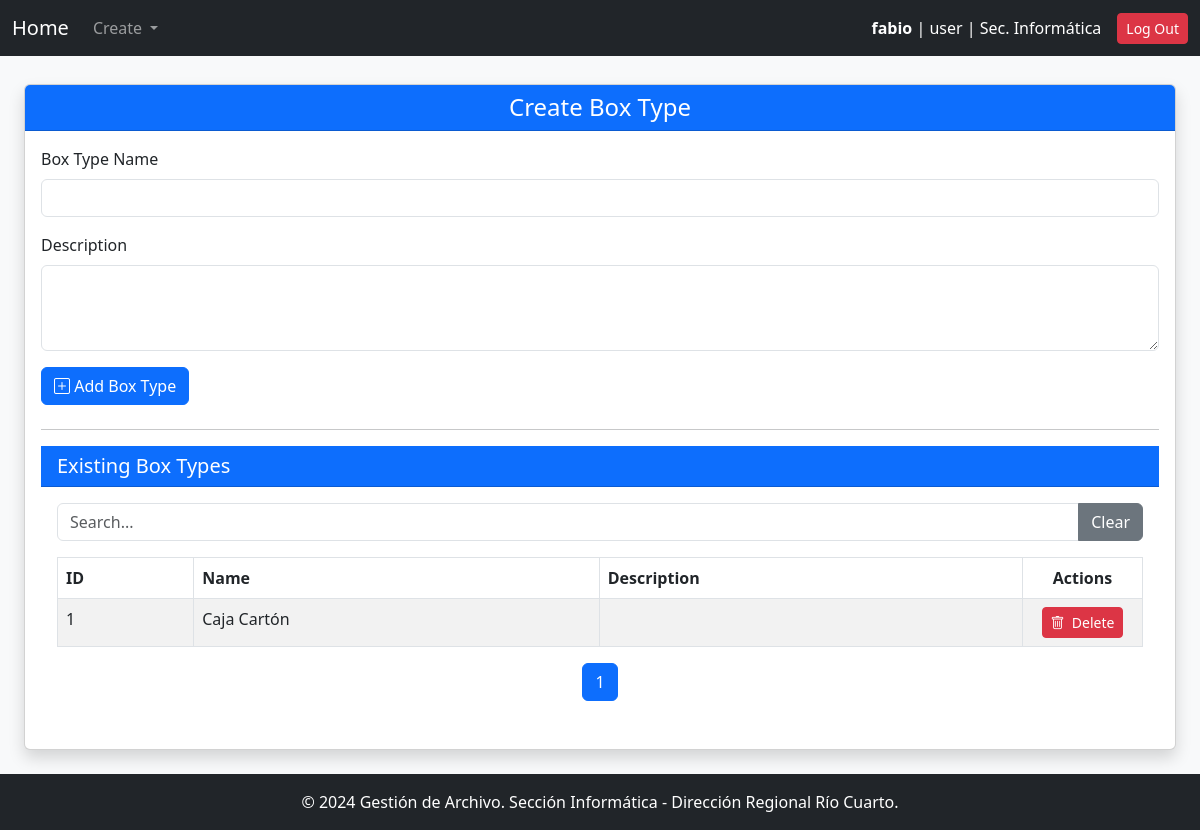
Page /create/box-type/ (signed in) on the earlier database version.
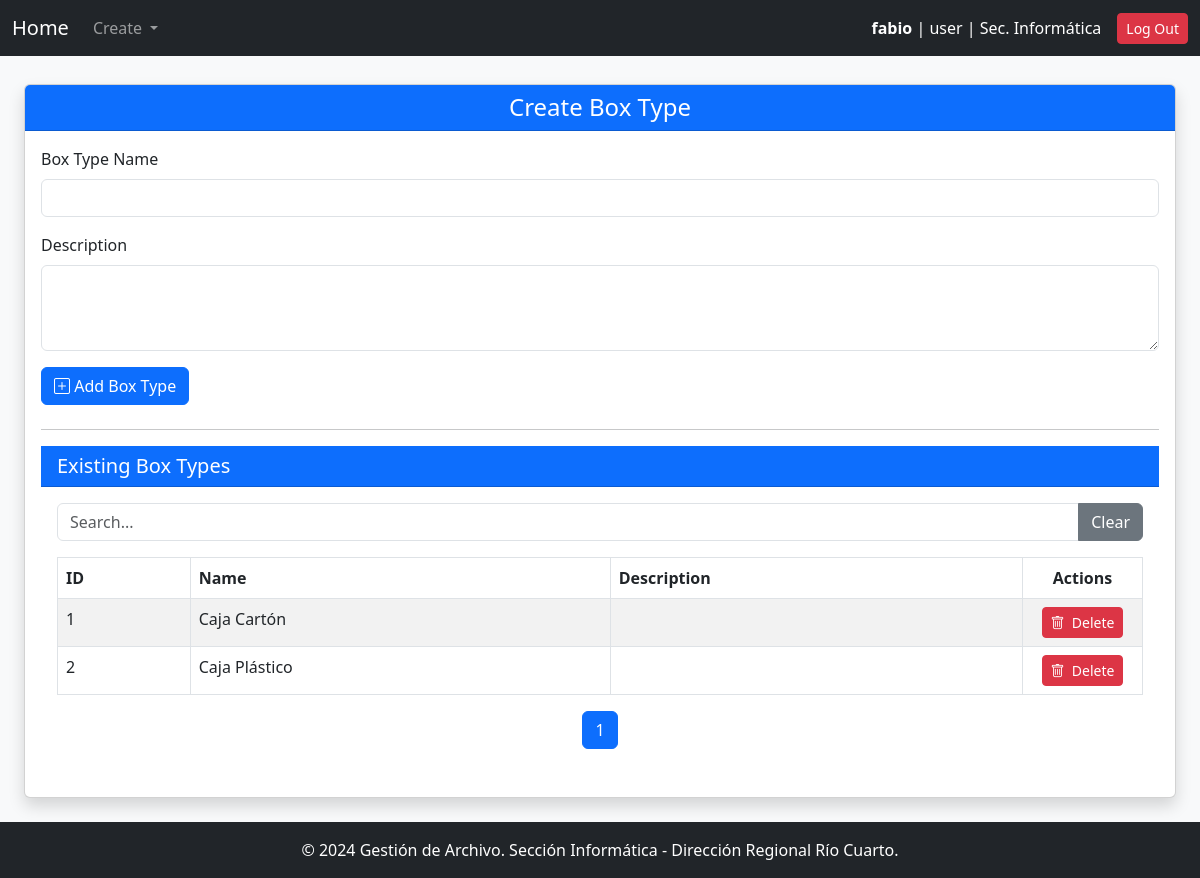
Same page on the later database version.
### gestion_archivo_app/models.py (models this page shows, shortened)
class BoxType(models.Model):
    name = models.CharField(max_length=100, unique=True, verbose_name="Box Type")
    description = models.TextField(blank=True, null=True, verbose_name="Description")

### gestion_archivo_app/views.py (the view, shortened to what this page needs)
# urls.py: path('create/box-type/', create_box_type, name='create_box_type'),
@login_required
def create_box_type(request):
    items = BoxType.objects.all().order_by('id')
    return render(request, "create_box_type.html", {"items": items})

### gestion_archivo_app/context_processors.py (called while the page is built)
def system_config(request):
    try:
        pagination_limit = int(SystemConfigKeyValues.objects.get(key="pagination_limit").value)
    except SystemConfigKeyValues.DoesNotExist:
        pagination_limit = 10  # Valor por defecto
    try:
        default_archive_code = SystemConfigKeyValues.objects.get(key="default_archive_code").value
    except SystemConfigKeyValues.DoesNotExist:
        default_archive_code = "AADE_ARCHIVE"  # Valor por defecto
    try:
        config_name_org = SystemConfigKeyValues.objects.get(key="config_name_org").value
    except SystemConfigKeyValues.DoesNotExist:
        config_name_org = "Define config_name_org"  # Valor por defecto
    return {
        "pagination_limit": pagination_limit,
        "default_archive_code": default_archive_code,
        "config_name_org": config_name_org
    }

### gestion_archivo_app/templates/create_box_type.html (shortened to what this page needs)
{% extends 'base.html' %} {% block title %}Create Box Type{% endblock %} {% block content %}
<div class="container-fluid mt-4">
    <div class="card shadow">
        <div class="card-header bg-primary text-white">
            <h4 class="text-center mb-0">Create Box Type</h4>
        </div>
        <div class="card-body">
            <form method="post" class="mb-4">
                <div class="mb-3">
                    <label for="name" class="form-label">Box Type Name</label>
                    <input type="text" id="name" name="name" class="form-control" required>
                    <label for="description" class="form-label mt-3">Description</label>
                    <textarea id="description" name="description" class="form-control" rows="3"></textarea>
                </div>
                <button type="submit" class="btn btn-primary"> <i class="bi bi-plus-square"></i> Add Box Type</button>
            </form>
            <hr>
            <div class="card-header bg-primary text-white">
                <h5 class="mb-0">Existing Box Types</h5>
            </div>
            <div class="card-body">
                    <div class="mb-3">
                        <div class="input-group">
                            <input type="text" id="searchInputId" class="form-control" placeholder="Search...">
                            <button type="button" class="btn btn-secondary" onclick="clearSearch('searchInputId', 'tableBodyId')">Clear</button>
                        </div>
                    </div>
                    <table class="table table-bordered table-striped mt-3" id="tableId">
                        <thead>
                            <tr>
                                <th onclick="sortTable(0)">ID </th>
                                <th onclick="sortTable(1)">Name </th>
                                <th onclick="sortTable(2)">Description </th>
                                <th style="width: 120px;" class="text-center">Actions</th>
                            </tr>
                        </thead>
                        <tbody id="tableBodyId">
                            {% for item in items %}
                            <tr>
                                <td>{{ item.id }}</td>
                                <td>{{ item.name }}</td>
                                <td>{{ item.description }}</td>
                                <td  class="text-center">
                                <a href="?delete_id={{ item.id }}" class="btn btn-danger btn-sm"
                                   onclick="return confirm('Are you sure you want to delete this box type?');">
                                   <i class="bi bi-trash"></i> &nbsp;Delete
                                </a>
                            </td>
                            </tr>
                            {% endfor %}
                        </tbody>
                    </table>
                    <nav class="mt-3">
                        <ul class="pagination justify-content-center" id="tableBodyIdPagination">
                        </ul>
                    </nav>
            </div>
        </div>
    </div>
</div>
{% load static %}
{% endblock %}

Differences in the rows shown:
added BoxType: id "2", name "Caja Plástico"
